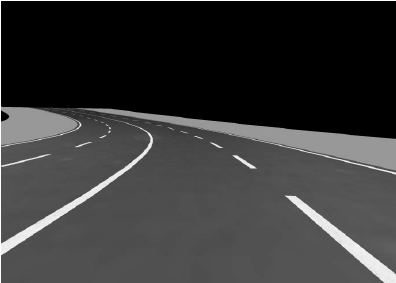
#> input picture images/lane-detection-test-image.png, 396 x 283 px
$ jupyter execute 4_average_detection_lines.ipynb
#> lines starting #> are read from the running program, lines starting #| are printed output that depends on the picture; after the words box and inside, x2 and y2 are one past the last pixel; in counts of white or black regions, pixels touching at a corner belong together; long printed decimals are rounded
#> further down, image is the input picture: shape (283, 396, 3); min 0, max 255, mean 55.5
### src/project_utils/edge_detection.py
import cv2
import numpy as np


def create_canny_edge_detection_img(
    image: np.ndarray,
    lower_threshold: int = 100,
    upper_threshold: int = 200,
    gaussian_kernel_size=(5, 5),
    sigma_standard_deviation=0,
) -> np.ndarray:
    """
    Apply Canny edge detection to the input image.

    Parameters:
        image (np.ndarray): The input image.
        lower_threshold (int): The lower threshold value for the Canny edge detection algorithm. Default is 100.
        upper_threshold (int): The upper threshold value for the Canny edge detection algorithm. Default is 200.
        gaussian_kernel_size (tuple): The size of the Gaussian kernel used for blurring the image. Default is (5, 5).
        sigma_standard_deviation (int): The standard deviation of the Gaussian kernel used for blurring the image. Default is 0.

    Returns:
        np.ndarray: The edge-detected image.

    """
#> called with lower_threshold = 100, upper_threshold = 200, gaussian_kernel_size = (5, 5), sigma_standard_deviation = 0
    # Check if the input image is grayscale
    if len(image.shape) != 2:
        # Convert the image to grayscale if it's not already
        image = cv2.cvtColor(image, cv2.COLOR_BGR2GRAY)
#> image: shape (283, 396)

    blurred = cv2.GaussianBlur(image, gaussian_kernel_size, sigma_standard_deviation)
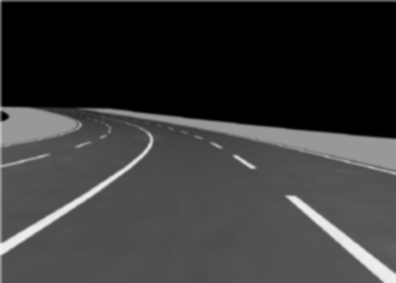
#> blurred: shape (283, 396); min 0, max 244, mean 55.1
    edges: np.ndarray = cv2.Canny(blurred, lower_threshold, upper_threshold)
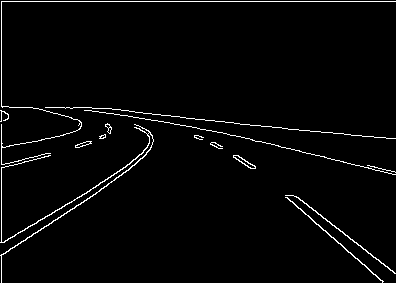
#> edges: shape (283, 396); 2.5% white in thin lines or dots
    return edges

### src/project_utils/hough_transform.py
import cv2
import numpy as np


def get_hough_lines(
    edges: np.ndarray,
    rho: float = 1,
    theta: float = np.pi / 180,
    threshold: int = 100,
    min_line_length: int = 100,
    max_line_gap: int = 10,
) -> np.ndarray:
#> called with rho = 1, theta = 0.0175, threshold = 100, min_line_length = 100, max_line_gap = 10
    lines = cv2.HoughLinesP(
        edges,
        rho=rho,
        theta=theta,
        threshold=threshold,
        minLineLength=min_line_length,
        maxLineGap=max_line_gap,
    )
#> lines = [[1, 1, 395, 1], [1, 242, 1, 2], [86, 107, 389, 138], [2, 242, 113, 175], [0, 255, 107, 185], [222, 132, 394, 174]]

    assert lines is not None, "No lines were detected."

    return lines


# [58 lines left out: functions hough_transform, get_hough_detected_lines_image, not called in this run]

### src/notebooks/4_average_detection_lines.ipynb
# Imports

[cell 1]
import sys
import os

parent_module_path = os.path.abspath(os.path.join(os.getcwd(), "..", ".."))


sys.path.append(parent_module_path)
parent_module_path

[cell 2]
import cv2
import numpy as np
import matplotlib.pyplot as plt

[cell 3]
image_path: str = "../../images/lane-detection-test-image.png"
image = cv2.imread(image_path)
plt.imshow(image)
plt.title("Base Image")
plt.axis("off")

# Run canny detection

[cell 4]
from src.project_utils.edge_detection import create_canny_edge_detection_img


canny_image = create_canny_edge_detection_img(image)
plt.imshow(canny_image)

# Get Hough Lines

[cell 5]
from src.project_utils.hough_transform import get_hough_lines

[cell 6]
# Get lines using the default parameters
lines = get_hough_lines(canny_image)
lines
#> Out has the same summary as lines in get_hough_lines

[cell 7]
lines.shape
#> Out = (6, 1, 4)

[cell 8]
copy_image = np.copy(image)
for line in lines:
    for x1, y1, x2, y2 in line:
        cv2.line(copy_image, (x1, y1), (x2, y2), (255, 0, 0), 10)
#> this loop made 6 passes
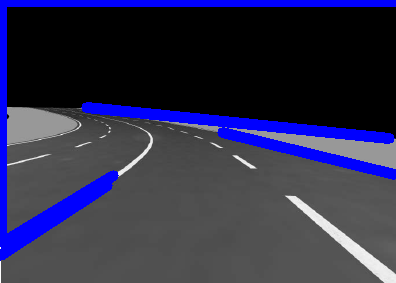
#> copy_image: shape (283, 396, 3); 11% of pixels changed, all inside (x1, y1, x2, y2) = (0, 0, 396, 261)

[cell 9]
plt.imshow(copy_image)

# Average the slope intercept of the lines

[cell 10]
left_lines, right_lines = [], []

[cell 11]
for line in lines:
    x1, y1, x2, y2 = line.reshape(4)
    parameters = np.polyfit((x1, x2), (y1, y2), 1)
    print(parameters)
    slope = parameters[0]
    intercept = parameters[1]
    # Lines on the left always have a negative slope
    if slope < 0:
        left_lines.append((slope, intercept))
    else:
        right_lines.append((slope, intercept))
#> this loop made 6 passes
#> (x1, y1, x2, y2, slope, intercept) on passes 1 to 6: (1, 1, 395, 1, 4.82e-20, 1), (1, 242, 1, 2, 61, 61), (86, 107, 389, 138, 0.102, 98.2), (2, 242, 113, 175, -0.604, 243.2), (0, 255, 107, 185, -0.654, 255), (222, 132, 394, 174, 0.244, 77.79)
#| [4.82236826e-20 1.00000000e+00]
#| [61. 61.]
#| [ 0.1023 98.201]
#| [ -0.6036  243.207]
#| [ -0.6542 255.        ]
#| [ 0.2442 77.791]
#> after the loop, left_lines = [(-0.604, 243.2), (-0.654, 255)]; right_lines = [(4.82e-20, 1), (61, 61), (0.102, 98.2), (0.244, 77.79)]

[cell 12]
left_lines
#> Out = [(-0.604, 243.2), (-0.654, 255)]

[cell 13]
right_lines
#> Out has the same summary as right_lines

# Get the mean average of the lines

[cell 14]
left_fit_average = np.average(left_lines, axis=0)
#> left_fit_average = [-0.629, 249.1]
right_lines_average = np.average(right_lines, axis=0)
#> right_lines_average = [15.34, 59.5]

[cell 15]
left_fit_average, right_lines_average
#> Out = ([-0.629, 249.1], [15.34, 59.5])

# Get start Coordinates

[cell 16]
def make_coordinates(image: np.ndarray, line_parameters: np.ndarray) -> np.ndarray:
    slope, intercept = line_parameters
#> slope = 15.34; intercept = 59.5
    y1 = image.shape[0]
#> y1 = 283
    ratio_up_the_screen = 3 / 5
    y2 = int(y1 * (ratio_up_the_screen))
#> y2 = 169
    x1 = int((y1 - intercept) / slope)
#> x1 = 14
    x2 = int((y2 - intercept) / slope)
#> x2 = 7
    return np.array([x1, y1, x2, y2])

[cell 17]
right_line = make_coordinates(image, right_lines_average)
#> right_line = [14, 283, 7, 169]
left_line = make_coordinates(image, left_fit_average)
#> left_line = [-53, 283, 127, 169]

[cell 18]
right_line
#> Out = [14, 283, 7, 169]

[cell 19]
left_line
#> Out = [-53, 283, 127, 169]

[cell 20]
x1, y1, x2, y2 = right_line
#> x1 = 14; y1 = 283; x2 = 7; y2 = 169
cv2.line(image, (x1, y1), (x2, y2), (0, 0, 255), 2)

[cell 21]
plt.imshow(image)

[cell 22]
x1, y1, x2, y2 = left_line
#> x1 = -53; x2 = 127
cv2.line(image, (x1, y1), (x2, y2), (0, 0, 255), 2)
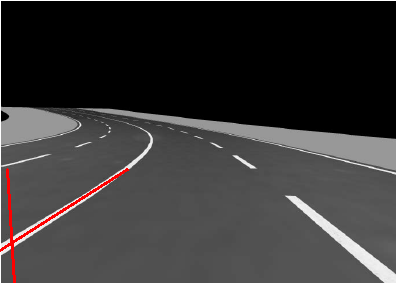
#> image: shape (283, 396, 3); mean B, G, R 54.3, 54.3, 56.1
